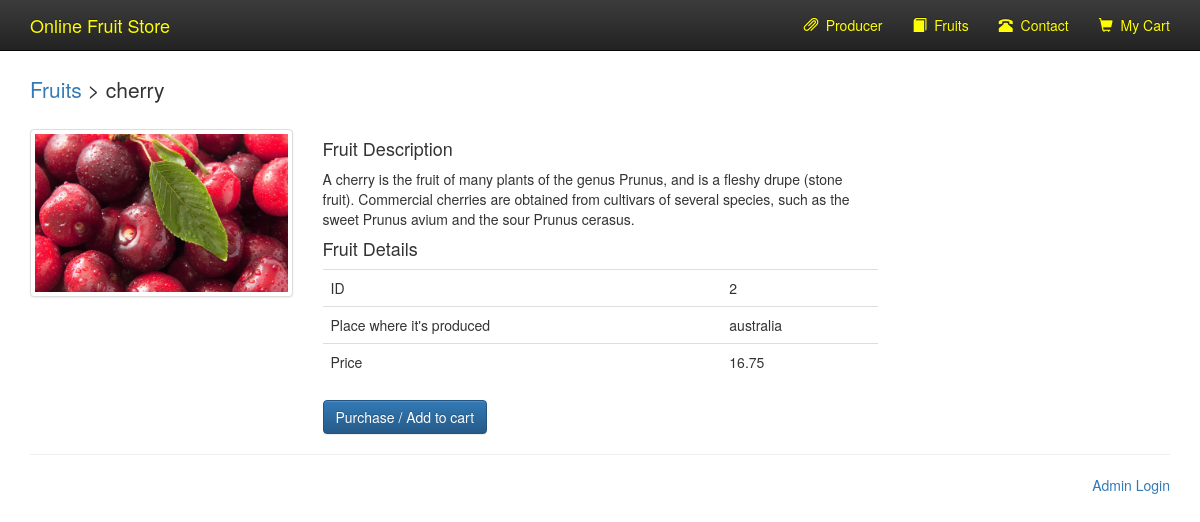
Screenshot of /fruit.php?fruitid=2 with the database file from the repository.
### tables this page shows
CREATE TABLE `fruits` (
  `fid` varchar(20) DEFAULT NULL,
  `fname` varchar(60) DEFAULT NULL,
  `prod` varchar(60) DEFAULT NULL,
  `_image` varchar(40) DEFAULT NULL,
  `_descr` text DEFAULT NULL,
  `_price` decimal(6,2) DEFAULT NULL,
  `publisherid` int(10) UNSIGNED NOT NULL
);

### fruit.php (the view, shortened to what this page needs)
<?php
  $fruit_id = $_GET['fruitid'];
  $conn = db_connect();
  $query = "SELECT * FROM fruits WHERE fid = '$fruit_id'";
  $result = mysqli_query($conn, $query);
  $row = mysqli_fetch_assoc($result);
  require "./template/header.php";
?>
      <p class="lead" style="margin: 25px 0"><a href="fruits.php">Fruits</a> > <?php echo $row['fname']; ?></p>
      <div class="row">
        <div class="col-md-3 text-center">
          <img class="img-responsive img-thumbnail" src="./bootstrap/img/<?php echo $row['_image']; ?>">
        </div>
        <div class="col-md-6">
          <h4>Fruit Description</h4>
          <p><?php echo $row['_descr']; ?></p>
          <h4>Fruit Details</h4>
          <table class="table">
          	<?php foreach($row as $key => $value){
              if($key == "_descr" || $key == "_image" || $key == "publisherid" || $key == "fname"){
                continue;
              }
              switch($key){
                case "fid":
                  $key = "ID";
                  break;
                case "prod":
                  $key = "Place where it's produced";
                  break;
                case "_price":
                  $key = "Price";
                  break;
              }
            ?>
            <tr>
              <td><?php echo $key; ?></td>
              <td><?php echo $value; ?></td>
            </tr>
            <?php
              }
            ?>
          </table>
          <form method="post" action="cart.php">
            <input type="submit" value="Purchase / Add to cart" name="cart" class="btn btn-primary">
          </form>
       	</div>
      </div>
<?php
  require "./template/footer.php";
?>

### rows the page displays
fruits: fname "cherry", _image (picture), _descr "A cherry is the fruit of many plants of the genus Prunus, and is a fleshy drupe (stone fruit). Commercial cherries are obtained from cultivars of several species, such as the sweet Prunus avium and the sour Prunus cerasus.", fid "2", prod "australia", _price "16.75"

### other values shown
$key "ID"
$key "Place where it's produced"
$key "Price"
